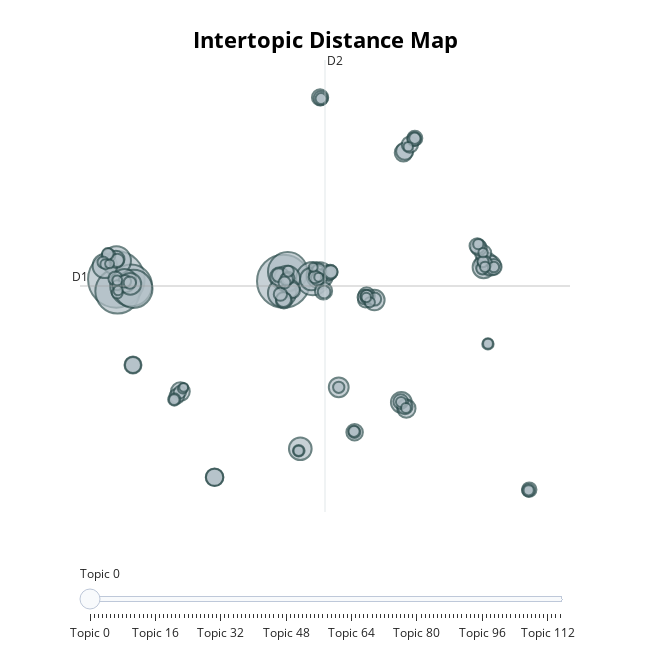

The notebook cell this image was saved under:
### Code cell
topic_model.visualize_topics()
